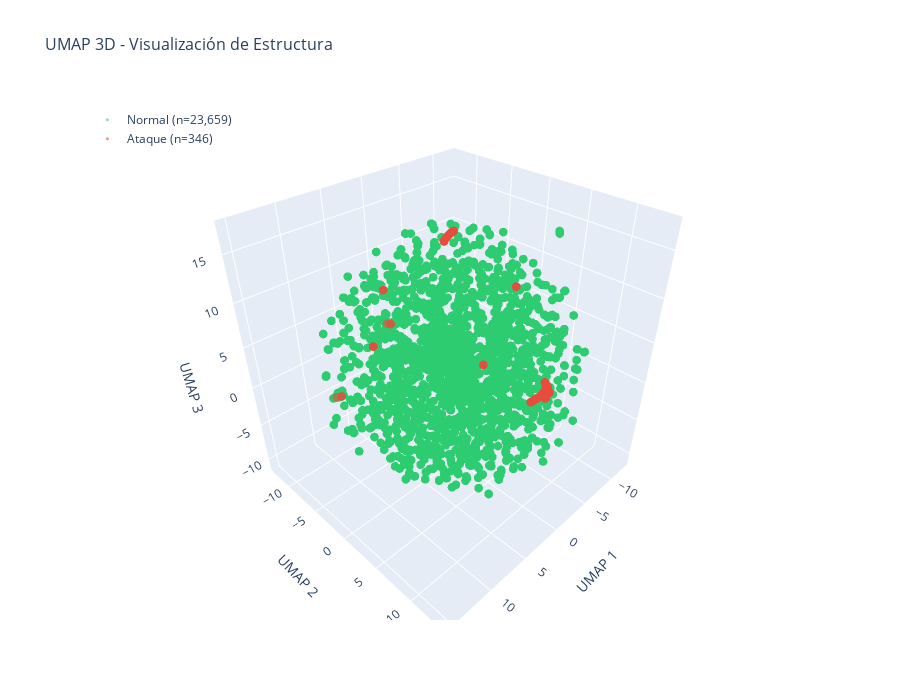

Notebook cell for this chart:
### Code cell
# UMAP 3D interactivo
print("Generando UMAP 3D...")
reducer_3d = umap.UMAP(n_components=3, n_neighbors=15, min_dist=0.1, 
                       metric='euclidean', random_state=RANDOM_STATE, n_jobs=-1)
X_umap_3d = reducer_3d.fit_transform(X_scaled)

fig = go.Figure()

for label_val, color, name in zip([0, 1], [COLORS['normal'], COLORS['attack']], ['Normal', 'Ataque']):
    mask = labels == label_val
    fig.add_trace(go.Scatter3d(
        x=X_umap_3d[mask, 0],
        y=X_umap_3d[mask, 1],
        z=X_umap_3d[mask, 2],
        mode='markers',
        name=f'{name} (n={mask.sum():,})',
        marker=dict(size=3, color=color, opacity=0.6),
        hovertemplate='UMAP1: %{x:.2f}<br>UMAP2: %{y:.2f}<br>UMAP3: %{z:.2f}<extra></extra>'
    ))

fig.update_layout(
    title=dict(text='UMAP 3D - Visualización de Estructura', font=dict(size=16)),
    scene=dict(
        xaxis_title='UMAP 1',
        yaxis_title='UMAP 2',
        zaxis_title='UMAP 3',
        bgcolor='white'
    ),
    width=900, height=700,
    legend=dict(yanchor="top", y=0.99, xanchor="left", x=0.01)
)
fig.show()

### Figure 1 — Plotly figure (JSON) as saved in the notebook; plotly's stock layout.template omitted (floating-point values rounded to 4 significant figures; data arrays with more than 128 entries replaced by an {"elided": "..."} marker saying what was removed)
{"data": [{"hovertemplate": "UMAP1: %{x:.2f}<br>UMAP2: %{y:.2f}<br>UMAP3: %{z:.2f}<extra></extra>", "marker": {"color": "#2ecc71", "opacity": 0.6, "size": 3}, "mode": "markers", "name": "Normal (n=23,659)", "type": "scatter3d", "x": {"elided": "23659 float values"}, "y": {"elided": "23659 float values"}, "z": {"elided": "23659 float values"}}, {"hovertemplate": "UMAP1: %{x:.2f}<br>UMAP2: %{y:.2f}<br>UMAP3: %{z:.2f}<extra></extra>", "marker": {"color": "#e74c3c", "opacity": 0.6, "size": 3}, "mode": "markers", "name": "Ataque (n=346)", "type": "scatter3d", "x": {"elided": "346 float values"}, "y": {"elided": "346 float values"}, "z": {"elided": "346 float values"}}], "layout": {"height": 700, "legend": {"x": 0.01, "xanchor": "left", "y": 0.99, "yanchor": "top"}, "scene": {"bgcolor": "white", "xaxis": {"title": {"text": "UMAP 1"}}, "yaxis": {"title": {"text": "UMAP 2"}}, "zaxis": {"title": {"text": "UMAP 3"}}}, "title": {"font": {"size": 16}, "text": "UMAP 3D - Visualización de Estructura"}, "width": 900}}
